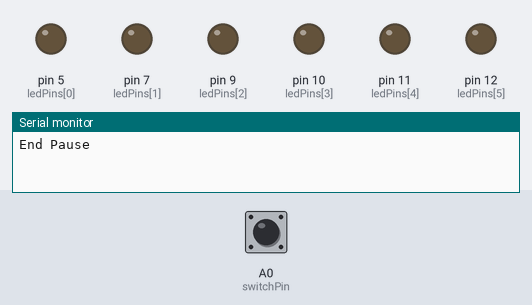
A program run on a simulated Arduino Leonardo, built with avr-gcc and run on an emulated ATmega32U4. On the bench: output pins drawn as LEDs (lit = HIGH), the last lines printed to the serial monitor. Inputs (shaded band) come from the test bench; at power-on: A0 (switchPin) HIGH.

Above: at 1.2 s.
1.3 s: A0 (switchPin) pulled LOW for 3.2 s
At 5.4 s:
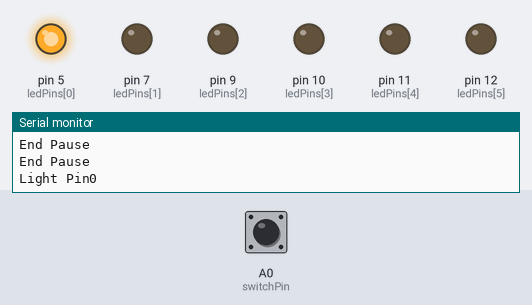
7.5 s: A0 (switchPin) pulled LOW for 0.15 s
At 10.54 s:
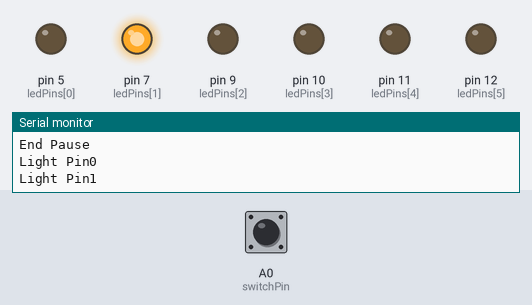
10.6 s: A0 (switchPin) pulled LOW for 1 s
At 21.6 s:
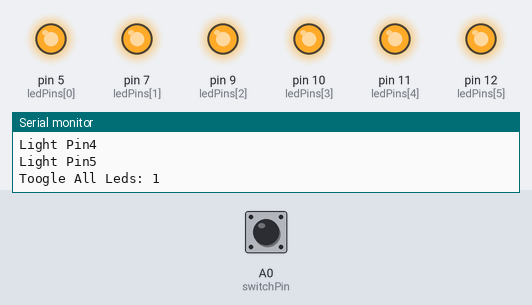
Timing chart, 0 to 29.6 s (numbered marks = the images above; inputs shaded):
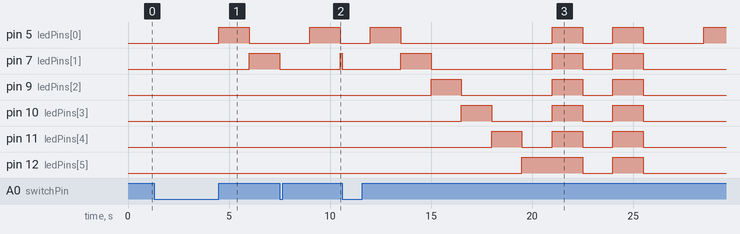

Measured:
- after the input at 1.3 s, pin 9 (ledPins[2]): stays LOW (without the input it goes to HIGH after 3.2 s); pin 10 (ledPins[3]): stays LOW (without the input it goes to HIGH after 4.7 s)
- after the input at 7.5 s, pin 5 (ledPins[0]): LOW → HIGH after 1.5 s, → LOW 1.5 s later; pin 7 (ledPins[1]): LOW → HIGH after 3.0 s; pin 10 (ledPins[3]): stays LOW (without the input it goes to HIGH after 1.5 s); pin 11 (ledPins[4]): stays LOW (without the input it goes to HIGH after 3.0 s)

The program:

main.cpp
```cpp
#include <Arduino.h>
// Define the LED pins and the switch pin
const int ledPins[] = {5, 7, 9, 10, 11, 12};
const int numLeds = 6;
const int switchPin = A0;

unsigned long previousMillis = 0;   // will store last time LED was updated
const long interval = 1500;         // interval at which to blink (milliseconds)
const long pauseInterval = 1000;    // interval for pause between patterns

int currentLed = 0;                 // to track the current LED index
int toggleCount = 0;                // to count the number of toggles
bool isPausing = true;              // start with a pause
unsigned long pauseStarted = 0;     // time when pause started

void setup() {
  Serial.begin(9600);
  // Initialize the LED pins as outputs
  for (int i = 0; i < numLeds; i++) {
    pinMode(ledPins[i], OUTPUT);
  }

  // Initialize the switch pin as an input
  pinMode(switchPin, INPUT_PULLUP);
}

void loop() {
  unsigned long currentMillis = millis();

  if (digitalRead(switchPin) == HIGH) {
    if (isPausing) {
      if (currentMillis - pauseStarted >= pauseInterval) {
        // End the pause
        isPausing = false;
        pauseStarted = currentMillis;
        Serial.println("End Pause");
      }
    } else {
      if (currentMillis - previousMillis >= interval) {
        previousMillis = currentMillis;

        if (currentLed < numLeds) {
          // Turn off all LEDs and then turn on the current LED
          for (int i = 0; i < numLeds; i++) {
            digitalWrite(ledPins[i], LOW);
          }
          digitalWrite(ledPins[currentLed], HIGH);
          Serial.print("Light Pin");
          Serial.println(currentLed);
          currentLed++;
        } else if (toggleCount < 4) {
          // Toggle all LEDs
          bool state = toggleCount % 2 == 0;
          for (int i = 0; i < numLeds; i++) {
            digitalWrite(ledPins[i], state ? HIGH : LOW);
          }
          Serial.print("Toogle All Leds: ");
          Serial.println(state);
          toggleCount++;
        } else {
          // Reset for next cycle
          currentLed = 0;
          toggleCount = 0;
          isPausing = true;
          pauseStarted = currentMillis;
        }
      }
    }
  } else {
    // If the switch is LOW, reset the pattern and turn all LEDs off
    isPausing = true;
    currentLed = 0;
    toggleCount = 0;
    for (int i = 0; i < numLeds; i++) {
      digitalWrite(ledPins[i], LOW);
    }
  }
}
```
